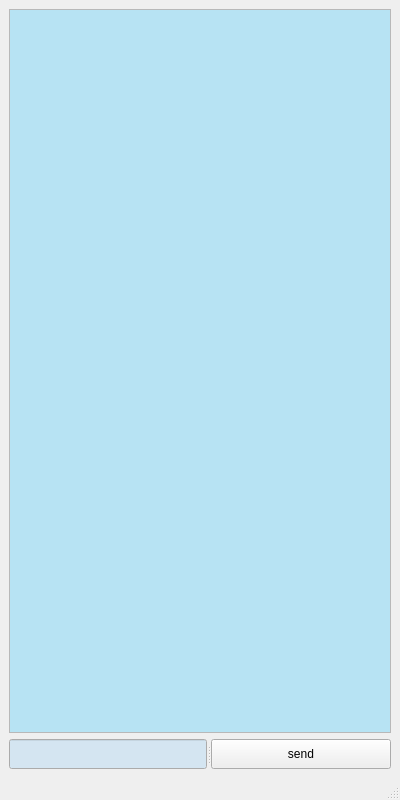
<?xml version="1.0" encoding="UTF-8"?>
  <ui version="4.0">
   <class>ChatWindow</class>
   <widget class="QMainWindow" name="ChatWindow">
    <property name="geometry">
     <rect>
    <x>0</x>
    <y>0</y>
    <width>400</width>
    <height>800</height>
     </rect>
    </property>
    <property name="sizePolicy">
     <sizepolicy hsizetype="Fixed" vsizetype="Fixed">
    <horstretch>0</horstretch>
    <verstretch>0</verstretch>
     </sizepolicy>
    </property>
    <property name="minimumSize">
     <size>
    <width>0</width>
    <height>0</height>
     </size>
    </property>
    <property name="maximumSize">
     <size>
    <width>16777215</width>
    <height>16777215</height>
     </size>
    </property>
    <property name="palette">
     <palette>
    <active>
     <colorrole role="Base">
      <brush brushstyle="SolidPattern">
       <color alpha="60">
      <red>0</red>
      <green>187</green>
      <blue>255</blue>
       </color>
      </brush>
     </colorrole>
    </active>
    <inactive>
     <colorrole role="Base">
      <brush brushstyle="SolidPattern">
       <color alpha="60">
      <red>0</red>
      <green>187</green>
      <blue>255</blue>
       </color>
      </brush>
     </colorrole>
    </inactive>
    <disabled>
     <colorrole role="Base">
      <brush brushstyle="SolidPattern">
       <color alpha="255">
      <red>240</red>
      <green>240</green>
      <blue>240</blue>
       </color>
      </brush>
     </colorrole>
    </disabled>
     </palette>
    </property>
    <property name="windowTitle">
     <string>ChatWindow</string>
    </property>
    <widget class="QWidget" name="centralwidget">
     <layout class="QGridLayout" name="gridLayout">
    <item row="0" column="0">
     <layout class="QVBoxLayout" name="verticalLayout">
      <item>
       <widget class="QListWidget" name="chatWidget"/>
      </item>
      <item>
       <widget class="QSplitter" name="splitter">
      <property name="orientation">
       <enum>Qt::Horizontal</enum>
      </property>
      <widget class="QLineEdit" name="inputWidget">
       <property name="palette">
        <palette>
         <active>
        <colorrole role="Base">
         <brush brushstyle="SolidPattern">
          <color alpha="30">
           <red>8</red>
           <green>156</green>
           <blue>255</blue>
          </color>
         </brush>
        </colorrole>
         </active>
         <inactive>
        <colorrole role="Base">
         <brush brushstyle="SolidPattern">
          <color alpha="30">
           <red>8</red>
           <green>156</green>
           <blue>255</blue>
          </color>
         </brush>
        </colorrole>
         </inactive>
         <disabled>
        <colorrole role="Base">
         <brush brushstyle="SolidPattern">
          <color alpha="255">
           <red>240</red>
           <green>240</green>
           <blue>240</blue>
          </color>
         </brush>
        </colorrole>
         </disabled>
        </palette>
       </property>
      </widget>
      <widget class="QPushButton" name="sendMessage">
       <property name="minimumSize">
        <size>
         <width>180</width>
         <height>30</height>
        </size>
       </property>
       <property name="maximumSize">
        <size>
         <width>180</width>
         <height>30</height>
        </size>
       </property>
       <property name="text">
        <string>send</string>
       </property>
      </widget>
       </widget>
      </item>
     </layout>
    </item>
     </layout>
    </widget>
    <widget class="QStatusBar" name="statusbar"/>
   </widget>
   <resources/>
   <connections>
    <connection>
     <sender>sendMessage</sender>
     <signal>clicked()</signal>
     <receiver>ChatWindow</receiver>
     <slot>send()</slot>
     <hints>
    <hint type="sourcelabel">
     <x>532</x>
     <y>287</y>
    </hint>
    <hint type="destinationlabel">
     <x>657</x>
     <y>318</y>
    </hint>
     </hints>
    </connection>
   </connections>
   <slots>
    <slot>send()</slot>
   </slots>
  </ui>
